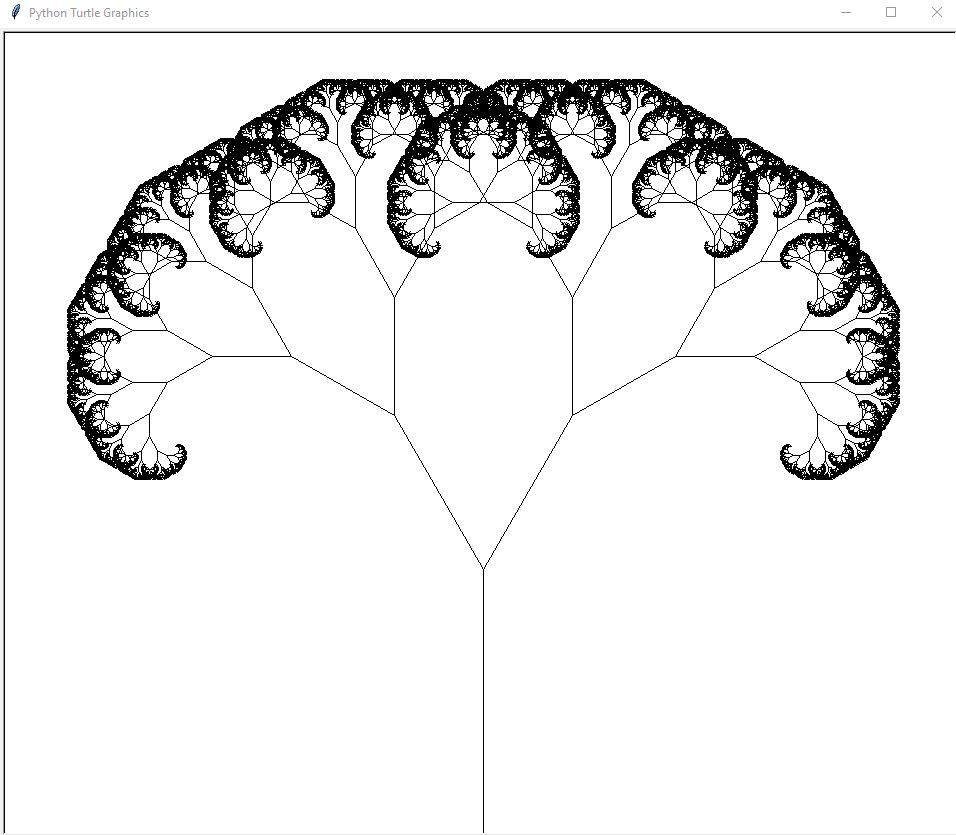

Recreate this plot in Python.
import turtle

def fractal_tree(n, length):
    angle = 30
    if n == 0:
        turtle.color("black")
        #turtle.color("green")
        turtle.forward(length)
        turtle.backward(length)
        #turtle.color("brown")

        return

    #turtle.width(n)
    turtle.forward(length/3)
    turtle.left(angle)

    fractal_tree(n-1, length * 2/3)

    turtle.right(2*angle)

    fractal_tree(n-1, length * 2/3)

    turtle.left(angle)
    turtle.backward(length/3)


LENGTH = 800

turtle.speed(0)
turtle.hideturtle()
turtle.penup()
turtle.left(90)
turtle.backward(LENGTH/2)

turtle.color("black")
turtle.pendown()
fractal_tree(15, LENGTH)

turtle.mainloop()
